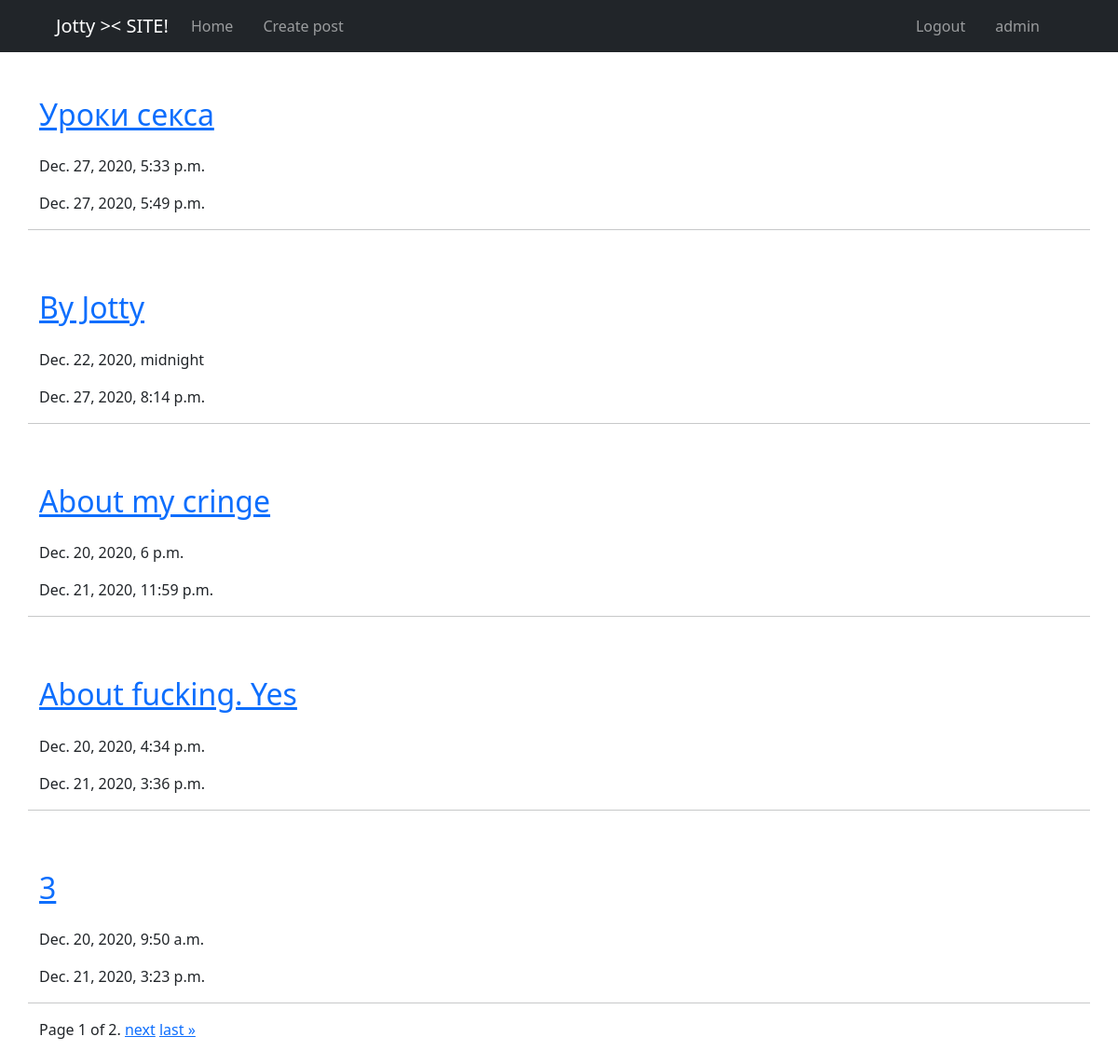
/all/ (signed in), run on the app's committed database.
### blog/models.py (models this page shows, shortened)
class Post(models.Model):
    title = models.CharField(
        max_length=255, default="Default title"
    )
    content = MarkdownxField(default="Default content")
    created_at = models.DateTimeField(auto_now_add=True)
    updated_at = models.DateTimeField(auto_now=True)
    views = models.IntegerField(default=0)
    is_published = models.BooleanField(default=False)
    author = models.ForeignKey(
        User,
        on_delete=models.SET_NULL,
        unique=False,
        null=True,
        default=None
    )
    category = models.ForeignKey('Category', default=None, null=True, on_delete=models.SET_NULL)
    class Meta:
        verbose_name = "Пост"
        verbose_name_plural = "Посты"
    def get_absolute_url(self):
        return f"/{self.id}"
    def body_summary(self):
        return markdownify(self.content[:300] + '...')

### blog/views.py (the view)
# urls.py: path('all/', ListPost.as_view(), name="list"),
class ListPost(ListView):
    paginate_by = 5
    template_name = "blog/list.html"
    model = Post
    def get_queryset(self):
        if not self.request.user.is_superuser:
            return super(ListPost, self).get_queryset().filter(is_published=True).order_by('-created_at')
        else:
            return super(ListPost, self).get_queryset().order_by('-created_at')

### templates/blog/list.html (shortened to what this page needs)
{% extends 'base.html' %}
{% block content %}
    <div class="container">
        {% for post in object_list %}
        <div class="row mt-5">
            <h2><a href="{{ post.get_absolute_url }}">{{ post.title }}</a></h2>
            <p>{{ post.created_at }}</p>
            <p>{{ post.updated_at }}</p>
            <hr>
        </div>
        {% endfor %}
        <div class="pagination" style="margin-bottom:25px">
            <span class="step-links">
                <span class="current">
                    Page {{ page_obj.number }} of {{ page_obj.paginator.num_pages }}.
                </span>
                {% if page_obj.has_next %}
                    <a href="?page={{ page_obj.next_page_number }}">next</a>
                    <a href="?page={{ page_obj.paginator.num_pages }}">last &raquo;</a>
                {% endif %}
            </span>
        </div>
    </div>
{% endblock %}

### templates/base.html (shortened to what this page needs)
<!doctype html>
<html lang="en">
<head>
    <link href="https://cdn.jsdelivr.net/npm/bootstrap@5.0.0-beta1/dist/css/bootstrap.min.css" rel="stylesheet">
</head>
<body>
    <nav class="navbar navbar-expand-lg navbar-dark bg-dark px-5">
        <div class="collapse navbar-collapse d-flex container" id="navbarSupportedContent">
            <a href="{% url 'blog:list' %}" class="navbar-brand d-flex flex-row">Jotty >< SITE!</a>
            <ul class="navbar-nav mr-auto" style="flex-direction: row; flex: 1;">
                <li class="nav-item active">
                    <a class="nav-link {% if not request.user.is_authenticated %} px-4 {% endif %}" href="{% url 'blog:list' %}">Home</a>
                </li>
                {% if request.user.is_authenticated %}
                <li class="nav-item active">
                    <a class="nav-link px-4" href="{% url 'blog:create' %}">Create post</a>
                </li>
                {% endif %}
            </ul>
            <ul class="navbar-nav mr-auto d-flex" style="flex-direction: row-reverse;">
                {% if request.user.is_authenticated %}
                    <li class="nav-item active"><span class="nav-link px-4">{{ request.user.username }}</span></li>
                    <li class="nav-item active">
                        <a href="{% url 'accounts:logout' %}" class="nav-link">Logout</a>
                    </li>
                {% endif %}
            </ul>
        </div>
    </nav>
    {% block content %}
    {% endblock %}
</body>
</html>

### data on the page
Post: title "Уроки секса", created_at "Dec. 27, 2020, 5:33 p.m.", updated_at "Dec. 27, 2020, 5:49 p.m."
Post: title "By Jotty", created_at "Dec. 22, 2020, midnight", updated_at "Dec. 27, 2020, 8:14 p.m."
Post: title "About my cringe", created_at "Dec. 20, 2020, 6 p.m.", updated_at "Dec. 21, 2020, 11:59 p.m."
Post: title "About fucking. Yes", created_at "Dec. 20, 2020, 4:34 p.m.", updated_at "Dec. 21, 2020, 3:36 p.m."
Post: title "3", created_at "Dec. 20, 2020, 9:50 a.m.", updated_at "Dec. 21, 2020, 3:23 p.m."

### other printed values
{{ request.user.username }} "admin"
{{ page_obj.number }} "1"
{{ page_obj.paginator.num_pages }} "2"
